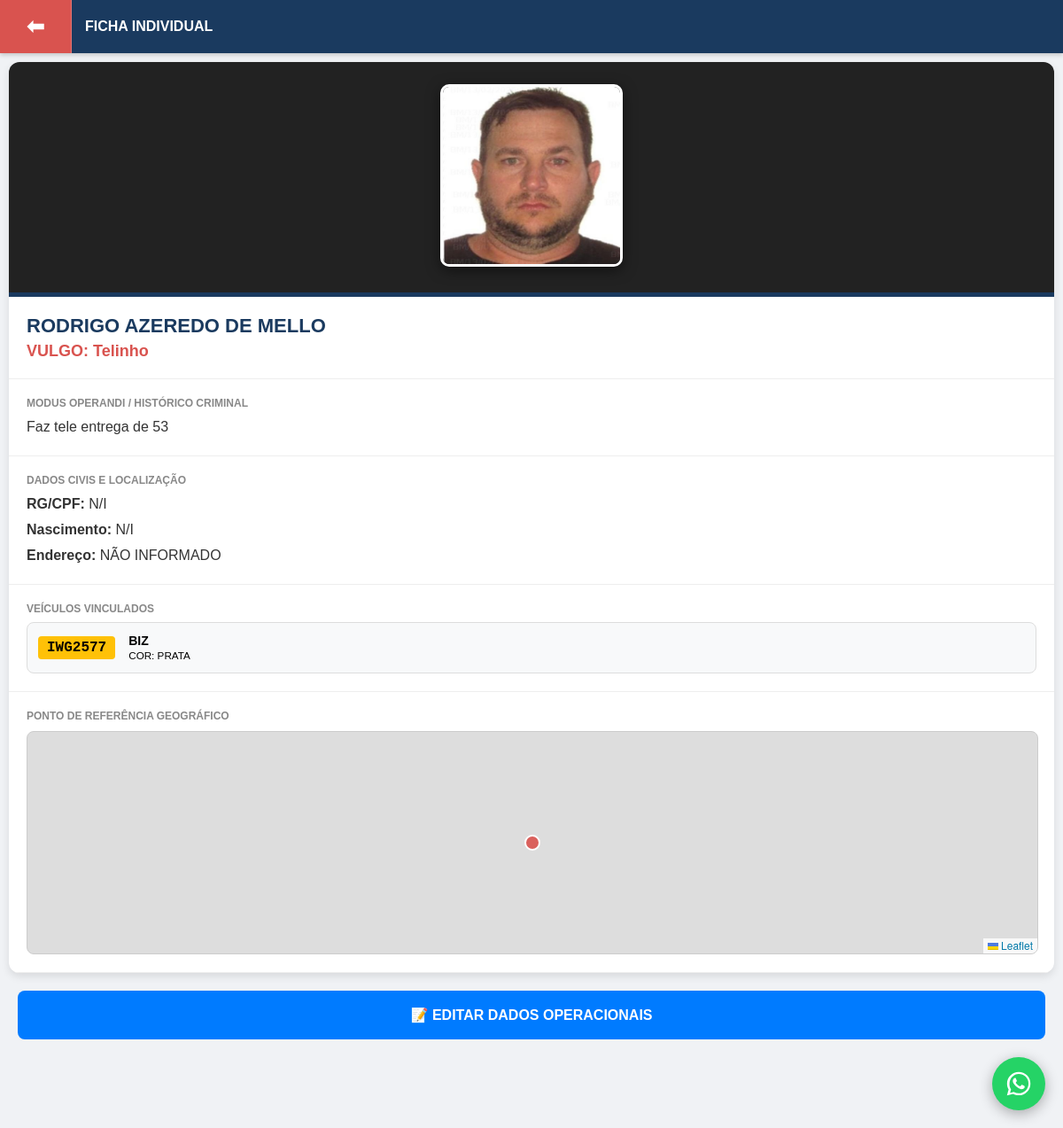
/visualizar_pessoa/9 (signed in), run on the app's committed database.
### app.py (models this page shows)
class Pessoa(db.Model):
    id = db.Column(db.Integer, primary_key=True)
    nome_completo = db.Column(db.String(100), nullable=False)
    apelido = db.Column(db.String(50))
    nascimento = db.Column(db.String(20))
    documento = db.Column(db.String(100))
    endereco = db.Column(db.String(200))
    lat = db.Column(db.Float, default=-29.7562)
    lng = db.Column(db.Float, default=-52.1458)
    foto_path = db.Column(db.String(200), default="/static/logo.png")
    modus_operandi = db.Column(db.Text)
    embolamento = db.Column(db.String(50))
    veiculos = db.relationship('Veiculo', backref='condutor', lazy=True)

class Veiculo(db.Model):
    id = db.Column(db.Integer, primary_key=True)
    placa = db.Column(db.String(10), unique=True, nullable=False)
    tipo = db.Column(db.String(20))
    marca_modelo = db.Column(db.String(100))
    cor = db.Column(db.String(30))
    obs = db.Column(db.Text)
    foto_path = db.Column(db.String(200), default="/static/car_default.png")
    pessoa_id = db.Column(db.Integer, db.ForeignKey('pessoa.id'), nullable=True)

### app.py (the view)
@app.route('/visualizar_pessoa/<int:id>')
def visualizar_pessoa(id):
    if 'user_id' not in session: return redirect(url_for('login'))
    p = Pessoa.query.get_or_404(id)
    return render_template('visualizar_pessoa.html', p=p, ts=int(time.time()))

### templates/visualizar_pessoa.html (shortened to what this page needs)
<!DOCTYPE html>
<html lang="pt-br">
<head>
    <link rel="stylesheet" href="https://unpkg.com/leaflet@1.9.4/dist/leaflet.css" />
</head>
<body>
    <div class="header">
        <a href="/" class="btn-voltar">⬅</a>
        <div class="titulo-header">FICHA INDIVIDUAL</div>
    </div>
    <div class="container-ficha">
        <div class="card-perfil">
            <div class="foto-container-ficha">
                <img src="{{ p.foto_path }}?v={{ ts }}" class="foto-alvo" id="foto-alvo-img">
            </div>
            <div class="info-header">
                <h1 class="nome-alvo">{{ p.nome_completo }}</h1>
                <span class="vulgo-alvo">VULGO: {{ p.apelido if p.apelido else 'NÃO INFORMADO' }}</span>
            </div>
            <div class="secao">
                <span class="secao-titulo">Modus Operandi / Histórico Criminal</span>
                <p class="secao-conteudo">{{ p.modus_operandi if p.modus_operandi else 'Nenhuma conduta registrada no sistema.' }}</p>
            </div>
            <div class="secao">
                <span class="secao-titulo">Dados Civis e Localização</span>
                <p class="secao-conteudo"><strong>RG/CPF:</strong> {{ p.documento if p.documento else 'N/I' }}</p>
                <p class="secao-conteudo" style="margin-top:5px;"><strong>Nascimento:</strong> {{ p.nascimento if p.nascimento else 'N/I' }}</p>
                <p class="secao-conteudo" style="margin-top:5px;"><strong>Endereço:</strong> {{ p.endereco if p.endereco else 'NÃO INFORMADO' }}</p>
            </div>
            <div class="secao">
                <span class="secao-titulo">Veículos Vinculados</span>
                {% if p.veiculos %}
                    {% for v in p.veiculos %}
                    <div class="card-veiculo">
                        <div class="placa-badge">{{ v.placa }}</div>
                        <div style="font-size: 14px;"><strong>{{ v.marca_modelo }}</strong><br><small>COR: {{ v.cor }}</small></div>
                    </div>
                    {% endfor %}
                {% else %}
                    <p class="secao-conteudo" style="color: #999;">Nenhum veículo vinculado a este indivíduo.</p>
                {% endif %}
            </div>
            <div class="secao">
                <span class="secao-titulo">Ponto de Referência Geográfico</span>
                <div id="mapa_alvo"></div>
            </div>
        </div>
        <a href="/editar_pessoa/{{ p.id }}" class="btn-editar-link">📝 EDITAR DADOS OPERACIONAIS</a>
    </div>
    <button class="btn-whatsapp" onclick="compartilharWhatsApp()" title="Compartilhar no WhatsApp">
    </button>
</body>
</html>

### templates/visualizar_pessoa.html (style rules this page uses)
body { font-family: sans-serif; background-color: #f0f2f5; margin: 0; padding: 0; }
.header { background: #1a3a5f; color: white; display: flex; align-items: stretch; height: 60px; position: sticky; top: 0; z-index: 1000; box-shadow: 0 2px 5px rgba(0,0,0,0.2); }
.btn-voltar { display: flex; align-items: center; justify-content: center; background: #d9534f; color: white; text-decoration: none; font-weight: bold; font-size: 24px; width: 80px; border-right: 1px solid rgba(255,255,255,0.2); }
.titulo-header { display: flex; align-items: center; padding-left: 15px; font-size: 16px; font-weight: bold; text-transform: uppercase; }
.container-ficha { padding: 10px; padding-bottom: 80px; }
.card-perfil { background: white; border-radius: 12px; overflow: hidden; box-shadow: 0 4px 10px rgba(0,0,0,0.1); }
.foto-container-ficha { background: #222; text-align: center; padding: 25px 0; border-bottom: 5px solid #1a3a5f; }
.foto-alvo { width: 200px; height: 200px; object-fit: cover; border-radius: 10px; border: 3px solid #fff; box-shadow: 0 4px 15px rgba(0,0,0,0.5); display: inline-block; }
.info-header { padding: 20px; background: #fff; border-bottom: 1px solid #eee; }
.nome-alvo { font-size: 22px; font-weight: bold; color: #1a3a5f; margin: 0; text-transform: uppercase; }
.vulgo-alvo { font-size: 18px; color: #d9534f; font-weight: bold; margin-top: 5px; display: block; }
.secao { padding: 20px; border-bottom: 1px solid #eee; }
.secao-titulo { font-size: 12px; font-weight: bold; color: #888; text-transform: uppercase; margin-bottom: 8px; display: block; }
.secao-conteudo { font-size: 16px; color: #333; line-height: 1.5; margin: 0; }
.card-veiculo { background: #f8f9fa; border: 1px solid #ddd; padding: 12px; border-radius: 8px; margin-top: 8px; display: flex; align-items: center; }
.placa-badge { background: #ffc107; color: black; padding: 4px 10px; border-radius: 4px; font-weight: bold; font-family: monospace; margin-right: 15px; font-size: 16px; }
#mapa_alvo { height: 250px; width: 100%; border-radius: 8px; margin-top: 10px; border: 1px solid #ccc; }
.btn-editar-link { display: block; text-align: center; background: #007bff; color: white; text-decoration: none; padding: 18px; border-radius: 8px; margin: 20px 10px; font-weight: bold; font-size: 16px; }
.btn-whatsapp { position: fixed; bottom: 20px; right: 20px; background-color: #25d366; color: white; width: 60px; height: 60px; border-radius: 50%; display: flex; align-items: center; justify-content: center; font-size: 30px; box-shadow: 0 4px 15px rgba(0,0,0,0.3); text-decoration: none; z-index: 2000; border: none; cursor: pointer; }

### data on the page
Pessoa: foto_path (picture), nome_completo "RODRIGO AZEREDO DE MELLO", apelido "Telinho", modus_operandi "Faz tele entrega de 53", documento "N/I", nascimento "N/I", endereco "NÃO INFORMADO"
Veiculo: placa "IWG2577", marca_modelo "BIZ", cor "PRATA"
